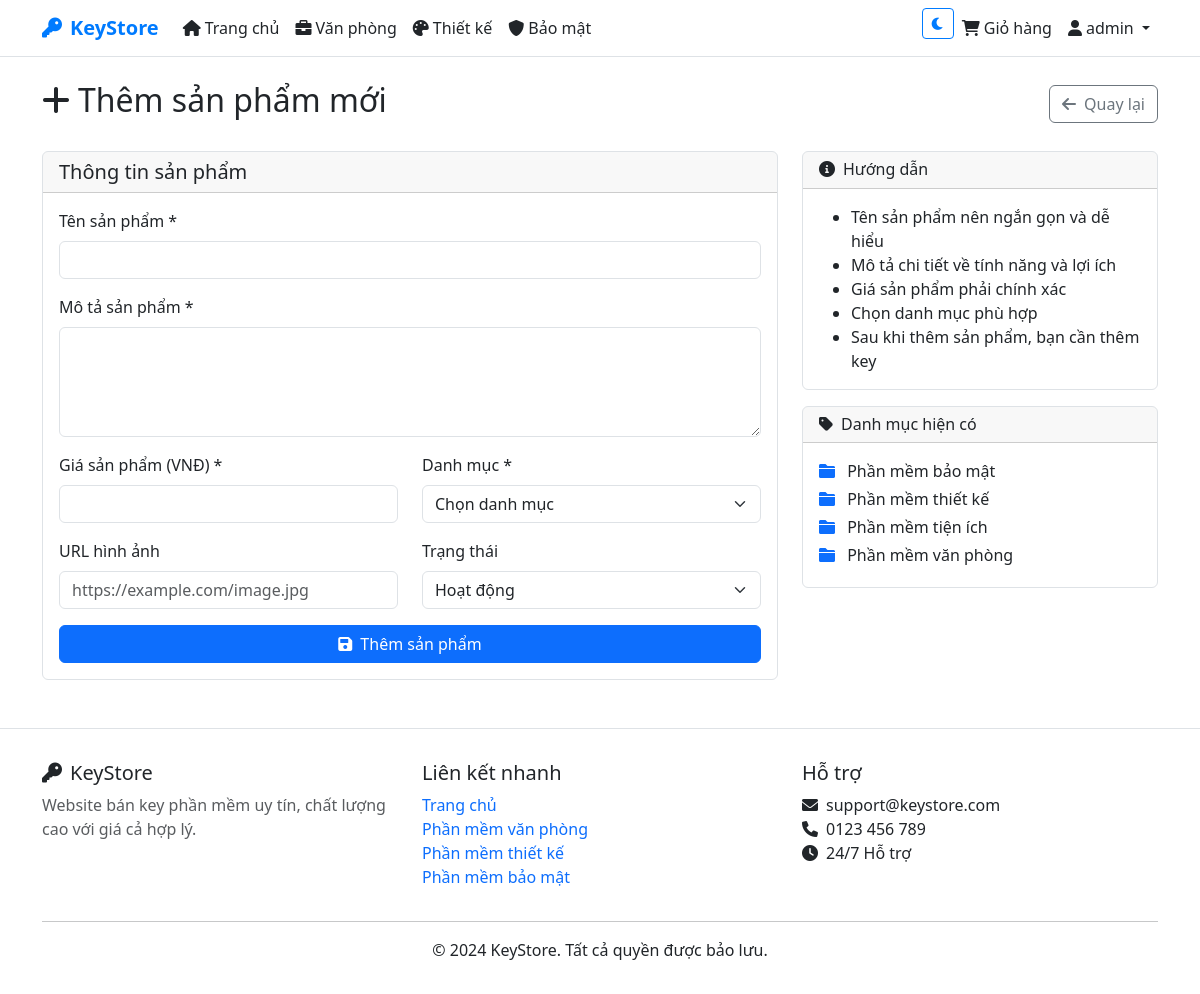
Screenshot of /admin/add_product.php (signed in) with the database file from the repository.
### tables this page shows
CREATE TABLE users (
    id INT AUTO_INCREMENT PRIMARY KEY,
    username VARCHAR(50) UNIQUE NOT NULL,
    email VARCHAR(100) UNIQUE NOT NULL,
    password VARCHAR(255) NOT NULL,
    full_name VARCHAR(100) NOT NULL,
    phone VARCHAR(20),
    address TEXT,
    dark_mode BOOLEAN DEFAULT FALSE,
    is_admin BOOLEAN DEFAULT FALSE,
    created_at TIMESTAMP DEFAULT CURRENT_TIMESTAMP,
    updated_at TIMESTAMP DEFAULT CURRENT_TIMESTAMP ON UPDATE CURRENT_TIMESTAMP
);

CREATE TABLE categories (
    id INT AUTO_INCREMENT PRIMARY KEY,
    name VARCHAR(100) NOT NULL,
    description TEXT,
    created_at TIMESTAMP DEFAULT CURRENT_TIMESTAMP
);

### includes/functions.php (called while the page is built, shortened)
<?php
require_once __DIR__ . '/../config/database.php';
function isLoggedIn() {
    return isset($_SESSION['user_id']);
}
function getCurrentUser() {
    return fetchOne("SELECT * FROM users WHERE id = ?", [$_SESSION['user_id']]);
}
?>

### config/database.php (called while the page is built, shortened)
<?php
try {
    $pdo = new PDO(
        "mysql:host=" . DB_HOST . ";dbname=" . DB_NAME . ";charset=utf8mb4",
        DB_USER,
        DB_PASS,
        [
            PDO::ATTR_ERRMODE => PDO::ERRMODE_EXCEPTION,
            PDO::ATTR_DEFAULT_FETCH_MODE => PDO::FETCH_ASSOC,
            PDO::ATTR_EMULATE_PREPARES => false
        ]
    );
} catch (PDOException $e) {
    die("Lỗi kết nối database: " . $e->getMessage());
}
function executeQuery($sql, $params = []) {
    global $pdo;
    try {
        $stmt = $pdo->prepare($sql);
        $stmt->execute($params);
        return $stmt;
    } catch (PDOException $e) {
        die("Lỗi thực thi query: " . $e->getMessage());
    }
}
function fetchOne($sql, $params = []) {
    $stmt = executeQuery($sql, $params);
    return $stmt->fetch();
}
function fetchAll($sql, $params = []) {
    $stmt = executeQuery($sql, $params);
    return $stmt->fetchAll();
}
?>

### admin/add_product.php (the view, shortened to what this page needs)
<?php
require_once '../includes/functions.php';
$categories = fetchAll("SELECT * FROM categories ORDER BY name");
require_once '../includes/header.php';
?>
<div class="row">
    <div class="col-12">
        <div class="d-flex justify-content-between align-items-center mb-4">
            <h2><i class="fas fa-plus me-2"></i>Thêm sản phẩm mới</h2>
            <a href="products.php" class="btn btn-outline-secondary">
                <i class="fas fa-arrow-left me-2"></i>Quay lại
            </a>
        </div>
    </div>
</div>
<div class="row">
    <div class="col-lg-8">
        <div class="card">
            <div class="card-header">
                <h5 class="mb-0">Thông tin sản phẩm</h5>
            </div>
            <div class="card-body">
                <form method="POST" action="">
                    <div class="mb-3">
                        <label for="name" class="form-label">Tên sản phẩm *</label>
                        <input type="text" class="form-control" id="name" name="name"
                               value="<?php echo htmlspecialchars($name ?? ''); ?>" required>
                    </div>
                    <div class="mb-3">
                        <label for="description" class="form-label">Mô tả sản phẩm *</label>
                        <textarea class="form-control" id="description" name="description" rows="4" required><?php echo htmlspecialchars($description ?? ''); ?></textarea>
                    </div>
                    <div class="row">
                        <div class="col-md-6 mb-3">
                            <label for="price" class="form-label">Giá sản phẩm (VNĐ) *</label>
                            <input type="number" class="form-control" id="price" name="price"
                                   value="<?php echo htmlspecialchars($price ?? ''); ?>" min="0" step="1000" required>
                        </div>
                        <div class="col-md-6 mb-3">
                            <label for="category_id" class="form-label">Danh mục *</label>
                            <select class="form-select" id="category_id" name="category_id" required>
                                <option value="">Chọn danh mục</option>
                            </select>
                        </div>
                    </div>
                    <div class="row">
                        <div class="col-md-6 mb-3">
                            <label for="image" class="form-label">URL hình ảnh</label>
                            <input type="url" class="form-control" id="image" name="image"
                                   value="<?php echo htmlspecialchars($image ?? ''); ?>"
                                   placeholder="https://example.com/image.jpg">
                        </div>
                        <div class="col-md-6 mb-3">
                            <label for="status" class="form-label">Trạng thái</label>
                            <select class="form-select" id="status" name="status">
                                <option value="active" <?php echo ($status ?? 'active') === 'active' ? 'selected' : ''; ?>>Hoạt động</option>
                            </select>
                        </div>
                    </div>
                    <div class="d-grid">
                        <button type="submit" class="btn btn-primary">
                            <i class="fas fa-save me-2"></i>Thêm sản phẩm
                        </button>
                    </div>
                </form>
            </div>
        </div>
    </div>
    <div class="col-lg-4">
        <div class="card">
            <div class="card-header">
                <h6 class="mb-0"><i class="fas fa-info-circle me-2"></i>Hướng dẫn</h6>
            </div>
            <div class="card-body">
                <ul class="mb-0">
                    <li>Tên sản phẩm nên ngắn gọn và dễ hiểu</li>
                    <li>Mô tả chi tiết về tính năng và lợi ích</li>
                    <li>Giá sản phẩm phải chính xác</li>
                    <li>Chọn danh mục phù hợp</li>
                    <li>Sau khi thêm sản phẩm, bạn cần thêm key</li>
                </ul>
            </div>
        </div>
        <div class="card mt-3">
            <div class="card-header">
                <h6 class="mb-0"><i class="fas fa-tag me-2"></i>Danh mục hiện có</h6>
            </div>
            <div class="card-body">
                <?php if (empty($categories)): ?>
                    <p class="text-muted small">Chưa có danh mục nào</p>
                <?php else: ?>
                    <ul class="list-unstyled mb-0">
                        <?php foreach ($categories as $category): ?>
                            <li class="mb-1">
                                <i class="fas fa-folder me-2 text-primary"></i>
                                <?php echo htmlspecialchars($category['name']); ?>
                            </li>
                        <?php endforeach; ?>
                    </ul>
                <?php endif; ?>
            </div>
        </div>
    </div>
</div>
<?php require_once '../includes/footer.php'; ?>

### includes/header.php (shortened to what this page needs)
<?php
$isAdminPage = strpos($_SERVER['REQUEST_URI'], '/admin/') !== false;
if ($isAdminPage) {
    require_once __DIR__ . '/functions.php';
} else {
    require_once __DIR__ . '/functions.php';
}
$currentUser = getCurrentUser();
?>
<!DOCTYPE html>
<html lang="vi">
<head>
    <link href="https://cdn.jsdelivr.net/npm/bootstrap@5.3.0/dist/css/bootstrap.min.css" rel="stylesheet">
    <link href="https://cdnjs.cloudflare.com/ajax/libs/font-awesome/6.0.0/css/all.min.css" rel="stylesheet">
</head>
<body>
    <nav class="navbar navbar-expand-lg navbar-light">
        <div class="container">
            <?php
            $baseUrl = '';
            if (strpos($_SERVER['REQUEST_URI'], '/admin/') !== false) {
                $baseUrl = '../';
            }
            ?>
            <a class="navbar-brand" href="<?php echo $baseUrl; ?>index.php">
                <i class="fas fa-key me-2"></i>KeyStore
            </a>
            <div class="collapse navbar-collapse" id="navbarNav">
                <ul class="navbar-nav me-auto">
                    <li class="nav-item">
                        <a class="nav-link" href="<?php echo $baseUrl; ?>index.php">
                            <i class="fas fa-home me-1"></i>Trang chủ
                        </a>
                    </li>
                    <li class="nav-item">
                        <a class="nav-link" href="<?php echo $baseUrl; ?>index.php?category=1">
                            <i class="fas fa-briefcase me-1"></i>Văn phòng
                        </a>
                    </li>
                    <li class="nav-item">
                        <a class="nav-link" href="<?php echo $baseUrl; ?>index.php?category=2">
                            <i class="fas fa-palette me-1"></i>Thiết kế
                        </a>
                    </li>
                    <li class="nav-item">
                        <a class="nav-link" href="<?php echo $baseUrl; ?>index.php?category=3">
                            <i class="fas fa-shield-alt me-1"></i>Bảo mật
                        </a>
                    </li>
                </ul>
                <ul class="navbar-nav">
                    <li class="nav-item">
                        <button class="btn btn-outline-primary btn-sm" id="darkModeToggle">
                            <i class="fas fa-moon" id="darkModeIcon"></i>
                        </button>
                    </li>
                    <?php if (isLoggedIn()): ?>
                    <li class="nav-item">
                        <a class="nav-link position-relative" href="<?php echo $baseUrl; ?>cart.php">
                            <i class="fas fa-shopping-cart me-1"></i>Giỏ hàng
                        </a>
                    </li>
                    <?php endif; ?>
                    <?php if (isLoggedIn()): ?>
                    <li class="nav-item dropdown">
                        <a class="nav-link dropdown-toggle" href="#" id="navbarDropdown" role="button" data-bs-toggle="dropdown">
                            <i class="fas fa-user me-1"></i><?php echo htmlspecialchars($currentUser['username']); ?>
                        </a>
                    </li>
                    <?php endif; ?>
                </ul>
            </div>
        </div>
    </nav>
    <main class="container my-4">

### includes/header.php (style rules this page uses)
:root { --primary-color: #007bff; --secondary-color: #6c757d; --success-color: #28a745; --danger-color: #dc3545; --warning-color: #ffc107; --info-color: #17a2b8; --light-color: #f8f9fa; --dark-color: #343a40; --body-bg: #ffffff; --body-color: #212529; --card-bg: #ffffff; --border-color: #dee2e6; }
body { background-color: var(--body-bg); color: var(--body-color); transition: background-color 0.3s, color 0.3s; }
.card { background-color: var(--card-bg); border-color: var(--border-color); }
.navbar { background-color: var(--card-bg) !important; border-bottom: 1px solid var(--border-color); }
.navbar-brand { font-weight: bold; color: var(--primary-color) !important; }
.nav-link { color: var(--body-color) !important; }
.btn-outline-primary { border-color: var(--primary-color); color: var(--primary-color); }

### rows the page displays
users: username "admin"
categories: name "Phần mềm bảo mật"
categories: name "Phần mềm thiết kế"
categories: name "Phần mềm tiện ích"
categories: name "Phần mềm văn phòng"
